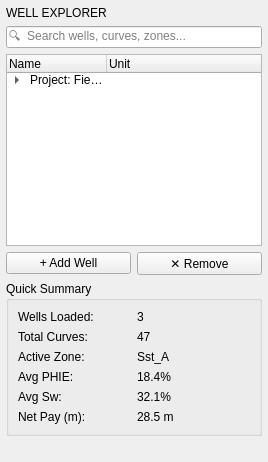
      <widget class="QWidget" name="leftPanelWidget">
       <layout class="QVBoxLayout" name="leftPanelLayout">
        <property name="spacing">
         <number>6</number>
        </property>
        <property name="leftMargin">
         <number>6</number>
        </property>
        <property name="topMargin">
         <number>6</number>
        </property>
        <property name="rightMargin">
         <number>6</number>
        </property>
        <property name="bottomMargin">
         <number>6</number>
        </property>
        <item>
         <widget class="QLabel" name="lblSectionHeader">
          <property name="text">
           <string>WELL EXPLORER</string>
          </property>
         </widget>
        </item>
        <item>
         <widget class="QLineEdit" name="lineEditSearch">
          <property name="placeholderText">
           <string>🔍  Search wells, curves, zones...</string>
          </property>
         </widget>
        </item>
        <item>
         <widget class="QTreeWidget" name="treeWellExplorer">
          <property name="contextMenuPolicy">
           <enum>Qt::CustomContextMenu</enum>
          </property>
          <property name="alternatingRowColors">
           <bool>true</bool>
          </property>
          <property name="uniformRowHeights">
           <bool>false</bool>
          </property>
          <property name="animated">
           <bool>true</bool>
          </property>
          <property name="headerHidden">
           <bool>false</bool>
          </property>
          <column>
           <property name="text">
            <string>Name</string>
           </property>
          </column>
          <column>
           <property name="text">
            <string>Unit</string>
           </property>
          </column>
          <item>
           <property name="text">
            <string>Project: Field Alpha</string>
           </property>
           <item>
            <property name="text">
             <string>Well_001 (3450m)</string>
            </property>
            <item>
             <property name="text">
              <string>Raw Curves</string>
             </property>
            </item>
            <item>
             <property name="text">
              <string>Calculated Curves</string>
             </property>
            </item>
            <item>
             <property name="text">
              <string>Formation Tops</string>
             </property>
            </item>
            <item>
             <property name="text">
              <string>Core Data</string>
             </property>
            </item>
           </item>
           <item>
            <property name="text">
             <string>Well_002 (3890m)</string>
            </property>
           </item>
           <item>
            <property name="text">
             <string>Well_003 (2760m)</string>
            </property>
           </item>
          </item>
         </widget>
        </item>
        <item>
         <layout class="QHBoxLayout" name="wellExplorerBtnLayout">
          <item>
           <widget class="QPushButton" name="btnAddWell">
            <property name="toolTip">
             <string>Import a new well dataset (LAS/DLIS/CSV)</string>
            </property>
            <property name="text">
             <string>+ Add Well</string>
            </property>
           </widget>
          </item>
          <item>
           <widget class="QPushButton" name="btnDanger">
            <property name="text">
             <string>✕ Remove</string>
            </property>
           </widget>
          </item>
         </layout>
        </item>
        <item>
         <widget class="QGroupBox" name="grpQuickStats">
          <property name="title">
           <string>Quick Summary</string>
          </property>
          <layout class="QGridLayout" name="quickStatsGrid">
           <property name="spacing">
            <number>6</number>
           </property>
           <item row="0" column="0">
            <widget class="QLabel" name="label">
             <property name="text">
              <string>Wells Loaded:</string>
             </property>
            </widget>
           </item>
           <item row="0" column="1">
            <widget class="QLabel" name="lblValue">
             <property name="text">
              <string>3</string>
             </property>
            </widget>
           </item>
           <item row="1" column="0">
            <widget class="QLabel" name="label">
             <property name="text">
              <string>Total Curves:</string>
             </property>
            </widget>
           </item>
           <item row="1" column="1">
            <widget class="QLabel" name="lblValue">
             <property name="text">
              <string>47</string>
             </property>
            </widget>
           </item>
           <item row="2" column="0">
            <widget class="QLabel" name="label">
             <property name="text">
              <string>Active Zone:</string>
             </property>
            </widget>
           </item>
           <item row="2" column="1">
            <widget class="QLabel" name="lblValue">
             <property name="text">
              <string>Sst_A</string>
             </property>
            </widget>
           </item>
           <item row="3" column="0">
            <widget class="QLabel" name="label">
             <property name="text">
              <string>Avg PHIE:</string>
             </property>
            </widget>
           </item>
           <item row="3" column="1">
            <widget class="QLabel" name="lblValue">
             <property name="text">
              <string>18.4%</string>
             </property>
            </widget>
           </item>
           <item row="4" column="0">
            <widget class="QLabel" name="label">
             <property name="text">
              <string>Avg Sw:</string>
             </property>
            </widget>
           </item>
           <item row="4" column="1">
            <widget class="QLabel" name="lblValue">
             <property name="text">
              <string>32.1%</string>
             </property>
            </widget>
           </item>
           <item row="5" column="0">
            <widget class="QLabel" name="label">
             <property name="text">
              <string>Net Pay (m):</string>
             </property>
            </widget>
           </item>
           <item row="5" column="1">
            <widget class="QLabel" name="lblValue">
             <property name="text">
              <string>28.5 m</string>
             </property>
            </widget>
           </item>
          </layout>
         </widget>
        </item>
        <item>
         <spacer name="leftSpacer">
          <property name="orientation">
           <enum>Qt::Vertical</enum>
          </property>
          <property name="sizeHint" stdset="0">
           <size>
            <width>20</width>
            <height>20</height>
           </size>
          </property>
         </spacer>
        </item>
       </layout>
      </widget>
